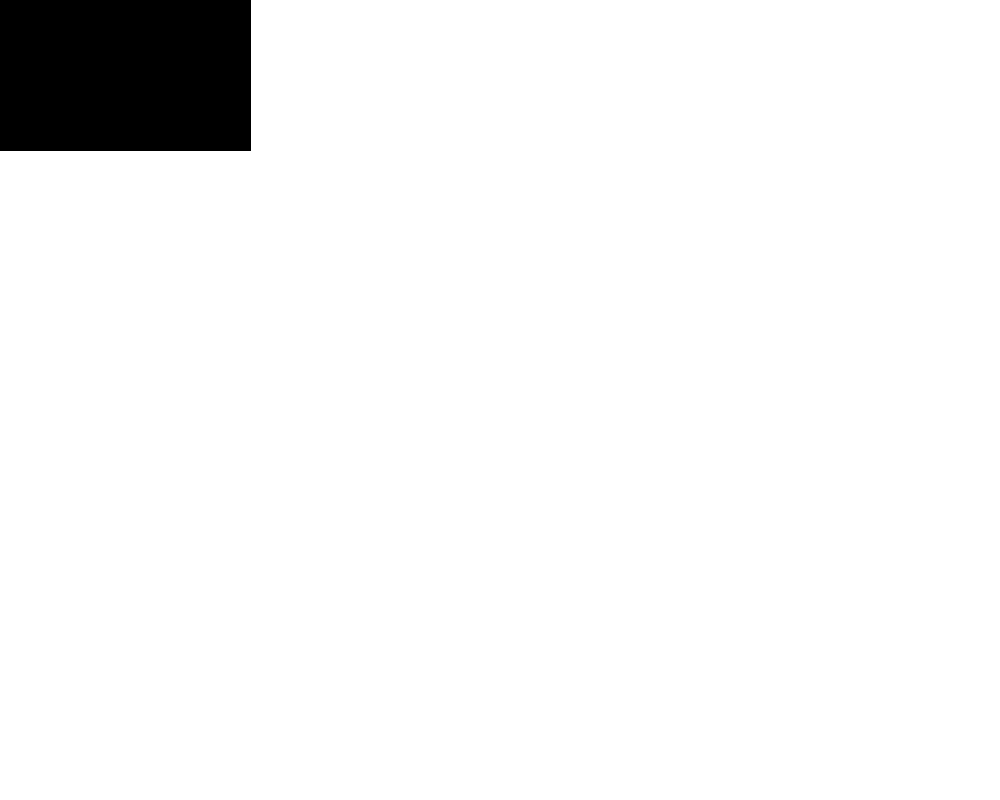
Frame 1 (no input)
Frame 60 (the mouse pressed at the canvas centre just before this capture): identical to frame 1, image omitted
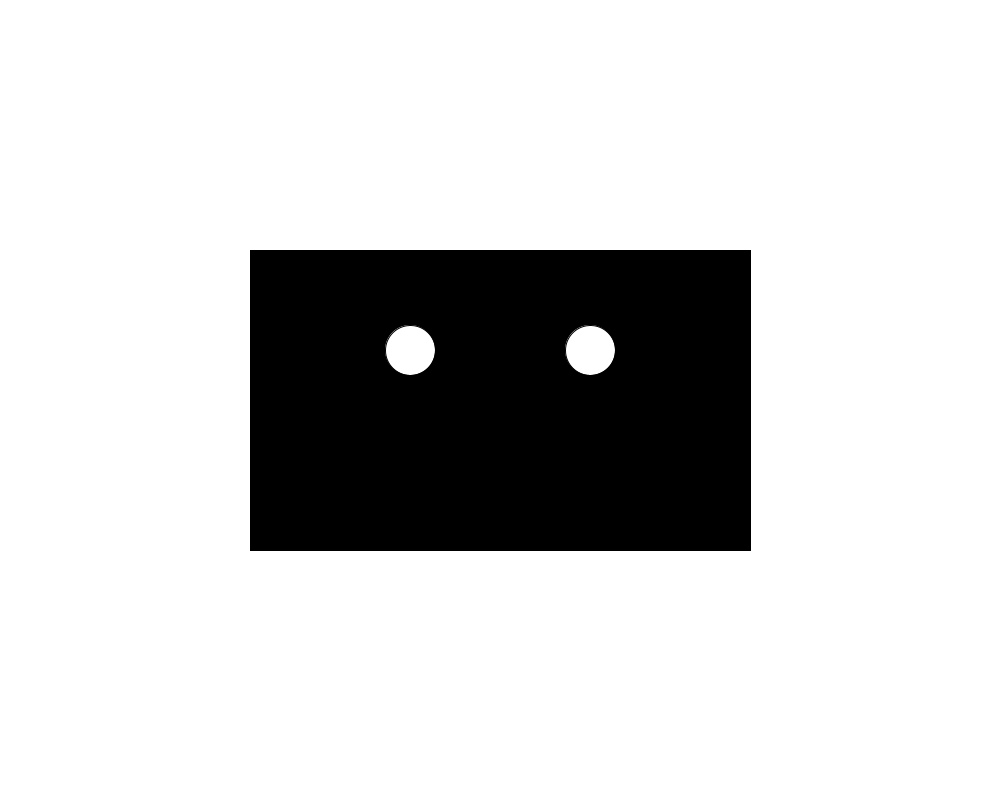
Frame 120 (the mouse held since frame 60 and released just before this capture)

The Processing sketch that drew these frames (run headless with seeded random() and noise(); from frame 60 on, the mouse is pressed at the canvas centre):

// Processing sketch: processing_162255
// ── processing_162255.pde

void setup() {
  size(1000, 800);
}
void draw() {
  monster();
}
void monster() {
  background(255);
  rectMode(CENTER);
  fill(0);
  rect(mouseX, mouseY, 500, 300);
  fill(255);
  ellipse(mouseX+90, mouseY-50, 50, 50);
  ellipse(mouseX-90, mouseY-50, 50, 50);
}
